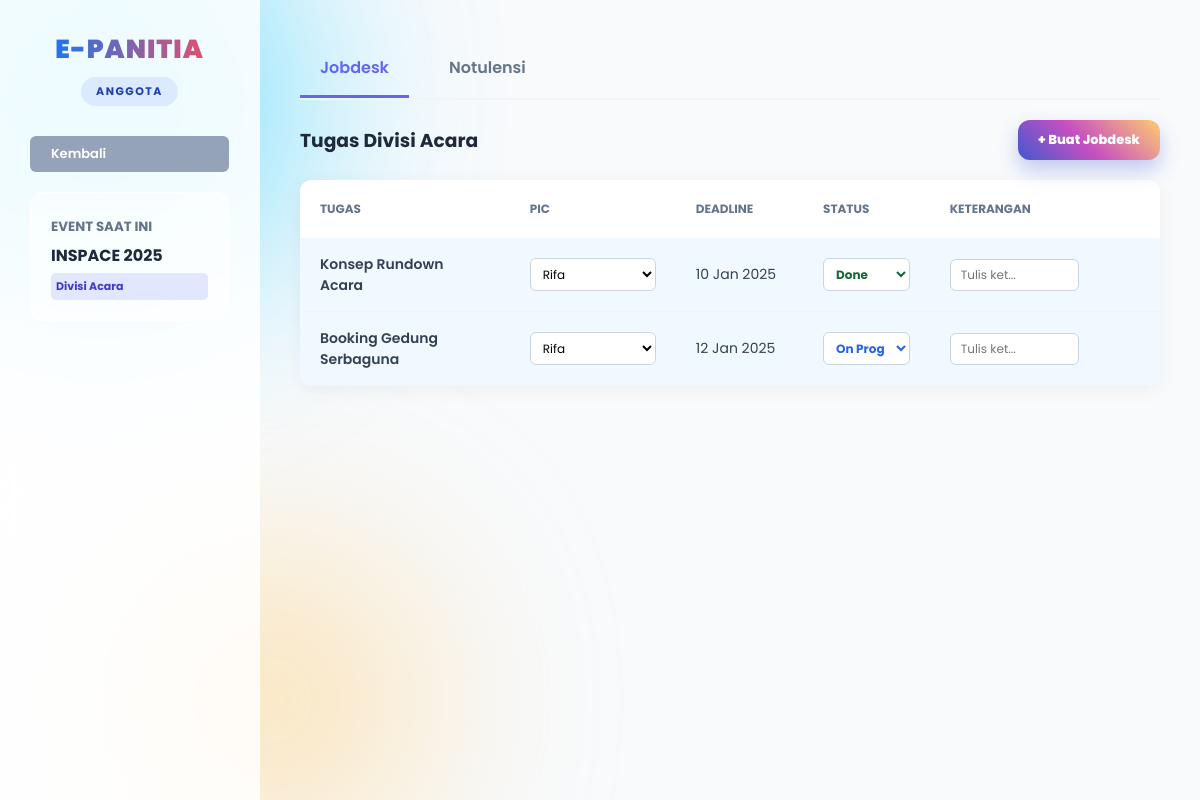
Page /dashboard/detail_event.php?id=1 (signed in) on the committed database.
### tables this page shows
CREATE TABLE IF NOT EXISTS `events` (
  `event_id` int NOT NULL AUTO_INCREMENT,
  `nama_event` varchar(200) NOT NULL,
  `deskripsi` text,
  `tanggal_mulai` date DEFAULT NULL,
  `tanggal_selesai` date DEFAULT NULL,
  `status` enum('upcoming','active','completed','cancelled','archived') DEFAULT 'upcoming',
  `created_at` timestamp NULL DEFAULT CURRENT_TIMESTAMP,
  `jumlah_divisi` int DEFAULT '0',
  PRIMARY KEY (`event_id`)
);

CREATE TABLE IF NOT EXISTS `divisi` (
  `divisi_id` int NOT NULL AUTO_INCREMENT,
  `event_id` int NOT NULL,
  `nama_divisi` varchar(100) NOT NULL,
  PRIMARY KEY (`divisi_id`),
  KEY `event_id` (`event_id`),
  CONSTRAINT `divisi_ibfk_1` FOREIGN KEY (`event_id`) REFERENCES `events` (`event_id`) ON DELETE CASCADE
);

CREATE TABLE IF NOT EXISTS `jobdesk` (
  `jobdesk_id` int NOT NULL AUTO_INCREMENT,
  `divisi_id` int NOT NULL,
  `user_id` int DEFAULT NULL,
  `nama_tugas` varchar(255) NOT NULL,
  `deskripsi` text,
  `deadline` date DEFAULT NULL,
  `status` enum('Pending','Process','Revision','Done') DEFAULT 'Pending',
  `created_at` timestamp NULL DEFAULT CURRENT_TIMESTAMP,
  PRIMARY KEY (`jobdesk_id`),
  KEY `divisi_id` (`divisi_id`),
  KEY `user_id` (`user_id`),
  CONSTRAINT `jobdesk_ibfk_1` FOREIGN KEY (`divisi_id`) REFERENCES `divisi` (`divisi_id`) ON DELETE CASCADE,
  CONSTRAINT `jobdesk_ibfk_2` FOREIGN KEY (`user_id`) REFERENCES `users` (`user_id`) ON DELETE SET NULL
);

CREATE TABLE IF NOT EXISTS `users` (
  `user_id` int NOT NULL AUTO_INCREMENT,
  `email` varchar(100) NOT NULL,
  `password` varchar(255) NOT NULL,
  `nama_lengkap` varchar(100) NOT NULL,
  `peran` enum('admin','ketua','anggota') NOT NULL DEFAULT 'anggota',
  `created_at` timestamp NULL DEFAULT CURRENT_TIMESTAMP,
  `perlu_ganti_pass` tinyint(1) DEFAULT '1',
  PRIMARY KEY (`user_id`),
  UNIQUE KEY `email` (`email`)
);

### dashboard/detail_event.php (the view, shortened to what this page needs)
<?php
require '../config/koneksi.php';
$id_user = $_SESSION['user_id'];
$id_event = isset($_GET['id']) ? $_GET['id'] : '';
$my_role_global = $_SESSION['role'];
$qCek = mysqli_query($conn, "
    SELECT e.*, d.divisi_id, d.nama_divisi, ad.jabatan
    FROM events e
    JOIN divisi d ON e.event_id = d.event_id
    LEFT JOIN anggota_divisi ad ON d.divisi_id = ad.divisi_id AND ad.user_id = '$id_user'
    WHERE e.event_id = '$id_event'
");
$info = null;
$my_divisi = null;
$my_jabatan = null;
$my_divisi_name = "";
while ($row = mysqli_fetch_assoc($qCek)) {
    if ($info === null) $info = $row;
    if ($row['jabatan'] != null) {
        $my_divisi = $row['divisi_id'];
        $my_jabatan = $row['jabatan'];
        $my_divisi_name = $row['nama_divisi'];
    }
}
$is_super_admin = ($my_role_global == 'admin');
$is_ketua_event = ($my_jabatan == 'Ketua');
$view_all_divisions = ($is_super_admin || $is_ketua_event);
?>
<!DOCTYPE html>
<html lang="id">
<head>
    <link rel="stylesheet" href="../assets/css/style.css?v=119">
</head>
<body>
    <div class="bg-blob blob-3"></div>
    <div class="dashboard-container">
        <aside class="sidebar">
            <div class="sidebar-header">
                <h2 class="brand-title">E-PANITIA</h2>
                <span class="role-badge"><?= $my_role_global == 'admin' ? 'SYSTEM ADMIN' : 'ANGGOTA' ?></span>
            </div>
            <a href="<?= $my_role_global == 'admin' ? 'admin.php' : 'anggota.php' ?>" class="btn-kelola" style="margin-bottom: 20px; background: #94a3b8;">
                <i class="ph-bold ph-arrow-left"></i> Kembali
            </a>
            <div style="padding: 20px; background: rgba(255,255,255,0.5); border-radius: 12px; border: 1px solid white;">
                <small style="text-transform: uppercase; font-weight: 700; color: #64748b;">Event Saat Ini</small>
                <h3 style="font-size: 16px; margin: 5px 0; color: #1e293b;"><?= htmlspecialchars($info['nama_event']) ?></h3>
                <?php if($is_super_admin): ?>
                    <div class="divisi-tag" style="background:#fcd34d; color:#92400e; font-weight:700; padding:5px; border-radius:5px; font-size:11px;">Mode Pantau (Admin)</div>
                <?php elseif($is_ketua_event): ?>
                    <div class="divisi-tag" style="background:#c084fc; color:#fff; font-weight:700; padding:5px; border-radius:5px; font-size:11px;">Ketua Pelaksana</div>
                <?php else: ?>
                    <div class="divisi-tag" style="background:#e0e7ff; color:#4338ca; font-weight:700; padding:5px; border-radius:5px; font-size:11px;">Divisi <?= htmlspecialchars($my_divisi_name) ?></div>
                <?php endif; ?>
            </div>
        </aside>
        <main class="main-content">
            <div class="tabs">
                <div class="tab-item active" onclick="bukaTab('jobdesk')"><i class="ph-bold ph-check-square"></i> Jobdesk</div>
                <div class="tab-item" onclick="bukaTab('notulensi')"><i class="ph-bold ph-book-open"></i> Notulensi</div>
            </div>
            <div id="jobdesk" class="tab-content active">
                <div style="display: flex; justify-content: space-between; align-items: center; margin-bottom: 20px;">
                    <h3>
                        <?php if($view_all_divisions): ?>
                            Master Jobdesk (Semua Divisi)
                        <?php else: ?>
                            Tugas Divisi <?= $my_divisi_name ?>
                        <?php endif; ?>
                    </h3>
                    <button onclick="document.getElementById('modalTambahJob').style.display='flex'" class="btn-login" style="width: auto; padding: 10px 20px; font-size: 13px;">
                        + Buat Jobdesk
                    </button>
                </div>
                <div class="table-container" style="background: white; border-radius: 12px; padding: 0; overflow: hidden; box-shadow: 0 4px 20px rgba(0,0,0,0.05);">
                    <table style="width: 100%;">
                        <thead style="background: white; border-bottom: 2px solid #f1f5f9;">
                            <tr>
                                <th width="25%" style="padding: 20px;">TUGAS</th>
                                <th width="20%">PIC</th>
                                <th width="15%">DEADLINE</th>
                                <th width="15%">STATUS</th>
                                <th width="20%">KETERANGAN</th>
                                <th width="5%"></th>
                            </tr>
                        </thead>
                        <tbody>
                            <?php
                            $qJobSql = "SELECT j.*, u.nama_lengkap, d.nama_divisi, req_div.nama_divisi AS nama_divisi_req
                                        FROM jobdesk j
                                        LEFT JOIN users u ON j.user_id = u.user_id
                                        JOIN divisi d ON j.divisi_id = d.divisi_id
                                        LEFT JOIN divisi req_div ON j.request_dari_divisi_id = req_div.divisi_id
                                        WHERE d.event_id='$id_event'";
                            if (!$view_all_divisions) {
                                $qJobSql .= " AND (j.divisi_id='$my_divisi' OR j.request_dari_divisi_id='$my_divisi')";
                            }
                            $qJobSql .= " ORDER BY j.deadline ASC";
                            $qJob = mysqli_query($conn, $qJobSql);
                            while($row = mysqli_fetch_assoc($qJob)):
                                $is_mine = ($row['user_id'] == $id_user);
                                $can_manage = ($view_all_divisions || ($row['divisi_id'] == $my_divisi || $row['request_dari_divisi_id'] == $my_divisi));
                                $can_update_status = ($can_manage || $is_mine);
                                $current_keterangan = isset($row['keterangan']) ? $row['keterangan'] : '';
                            ?>
                            <tr style="<?= $is_mine ? 'background:#f0f9ff;' : '' ?>">
                                <td style="padding: 15px 20px;">
                                    <span style="font-weight: 600; color: #334155;"><?= htmlspecialchars($row['nama_tugas']) ?></span>
                                </td>
                                <td>
                                    <?php if ($can_manage): ?>
                                        <form method="POST" style="margin:0;">
                                            <select name="pic_id" class="select-xs" onchange="this.form.submit()">
                                                <?php
                                                $target_div = $row['divisi_id'];
                                                $qMember = mysqli_query($conn, "SELECT u.user_id, u.nama_lengkap FROM anggota_divisi ad JOIN users u ON ad.user_id = u.user_id WHERE ad.divisi_id='$target_div'");
                                                while($m = mysqli_fetch_assoc($qMember)):
                                                ?>
                                                <option value="<?= $m['user_id'] ?>" <?= $row['user_id'] == $m['user_id'] ? 'selected' : '' ?>><?= $m['nama_lengkap'] ?></option>
                                                <?php endwhile; ?>
                                            </select>
                                        </form>
                                    <?php else: ?>
                                        <?= $row['nama_lengkap'] ?? '<span style="color:#ef4444; font-size:11px;">Belum ada PIC</span>' ?>
                                    <?php endif; ?>
                                </td>
                                <td><?= date('d M Y', strtotime($row['deadline'])) ?></td>
                                <td>
                                    <?php if ($can_update_status): ?>
                                        <form method="POST" style="margin:0;">
                                            <select name="status" class="select-xs status-<?= $row['status'] ?>" onchange="this.form.submit()">
                                                <option value="Process" <?= $row['status']=='Process'?'selected':'' ?>>On Progress</option>
                                                <option value="Done" <?= $row['status']=='Done'?'selected':'' ?>>Done</option>
                                            </select>
                                        </form>
                                    <?php else: ?>
                                        <span class="status-<?= $row['status'] ?>" style="font-size: 11px;"><?= $row['status'] ?></span>
                                    <?php endif; ?>
                                </td>
                                <td style="padding-right: 20px;">
                                    <?php if ($can_update_status): ?>
                                        <form method="POST" style="margin:0;">
                                            <input type="text" name="keterangan" class="input-xs" value="<?= htmlspecialchars($current_keterangan) ?>" placeholder="Tulis ket..." onchange="this.form.submit()">
                                        </form>
                                    <?php else: ?>
                                        <span style="font-size: 12px; color: #64748b; font-style: italic;"><?= htmlspecialchars($current_keterangan) ?: '-' ?></span>
                                    <?php endif; ?>
                                </td>
                                <td style="text-align: right; padding-right: 20px;">
                                </td>
                            </tr>
                            <?php endwhile; ?>
                        </tbody>
                    </table>
                </div>
            </div>
        </main>
    </div>
</body>
</html>

### assets/css/style.css (style rules this page uses)
:root { --bg-body: #f8fafc; --sidebar-bg: rgba(255, 255, 255, 0.85); --text-dark: #1e293b; --text-gray: #64748b; --gradient-text: linear-gradient(to right, #007bff, #ff4b5c); --btn-gradient: linear-gradient(45deg, #4158d0 0%, #c850c0 46%, #ffcc70 100%); --card-blue: linear-gradient(135deg, #00c6ff 0%, #0072ff 100%); --card-purple: linear-gradient(135deg, #c850c0 0%, #4158d0 100%); --card-pink: linear-gradient(135deg, #ff7eb3 0%, #d53369 100%); --card-orange: linear-gradient(135deg, #ffcc70 0%, #daae51 100%); }
* { margin: 0; padding: 0; box-sizing: border-box; font-family: 'Poppins', sans-serif; }
body { margin: 0; padding: 0; background: var(--bg-body); color: var(--text-dark); font-family: 'Poppins', sans-serif; }
.dashboard-container { display: flex; min-height: 100vh; position: relative; z-index: 50; }
.sidebar { width: 260px; background: var(--sidebar-bg); backdrop-filter: blur(20px); border-right: 1px solid rgba(255,255,255,0.6); padding: 30px; display: flex; flex-direction: column; position: fixed; height: 100vh; left: 0; top: 0; z-index: 100; }
.sidebar-header { margin-bottom: 30px; text-align: center; }
.brand-title { font-size: 26px; font-weight: 900; text-transform: uppercase; background: var(--gradient-text); -webkit-background-clip: text; -webkit-text-fill-color: transparent; margin-bottom: 8px; letter-spacing: 1px; }
.role-badge { display: inline-block; font-size: 11px; font-weight: 700; text-transform: uppercase; background: #e2e8f0; color: #64748b; padding: 6px 15px; border-radius: 20px; letter-spacing: 1.5px; }
.main-content { margin-left: 260px; padding: 40px; width: calc(100% - 260px); }
table { width: 100%; border-collapse: separate; border-spacing: 0; }
th { text-align: left !important; padding: 15px 20px; color: #64748b; font-size: 12px; font-weight: 700; text-transform: uppercase; }
td { text-align: left !important; vertical-align: middle !important; padding: 20px; border-bottom: 1px solid #f1f5f9; color: #334155; font-size: 14px; }
.btn-kelola { background: #6366f1; color: white; padding: 8px 16px; border-radius: 6px; font-size: 13px; font-weight: 600; text-decoration: none; display: inline-flex; align-items: center; gap: 5px; z-index: 100; position: relative; cursor: pointer; }
.tab-content { display: none; }
.tab-content.active { display: block; }
.bg-blob { position: fixed; border-radius: 50%; filter: blur(100px); z-index: -9999; opacity: 0.5; pointer-events: none; }
.blob-3 { width: 300px; height: 300px; background: #ffcc70; bottom: -50px; left: 10%; }
.btn-login { width: 100%; padding: 16px; border: none; border-radius: 12px; background-image: var(--btn-gradient); color: white; font-size: 16px; font-weight: 800; cursor: pointer; transition: 0.3s; box-shadow: 0 10px 20px rgba(65, 88, 208, 0.3); }

### dashboard/detail_event.php (style rules this page uses)
.role-badge { background: #dbeafe; color: #1e40af; }
.bg-blob { pointer-events: none !important; z-index: 0 !important; }
.dashboard-container { position: relative; z-index: 10 !important; }
.tabs { display: flex; gap: 20px; border-bottom: 2px solid #f1f5f9; margin-bottom: 20px; }
.tab-item { padding: 15px 20px; font-weight: 600; color: #64748b; cursor: pointer; border-bottom: 3px solid transparent; transition: 0.3s; }
.tab-item.active { color: #6366f1; border-bottom-color: #6366f1; }
.tab-content { display: none; animation: fadeIn 0.3s; }
.tab-content.active { display: block; }
.select-xs { padding: 6px 8px; border-radius: 6px; border: 1px solid #cbd5e1; font-size: 12px; background: white; max-width: 100%; width: 100%; cursor: pointer; }
.input-xs { padding: 6px 10px; border-radius: 6px; border: 1px solid #cbd5e1; font-size: 12px; width: 100%; transition: 0.2s; }
.status-Process { color: #2563eb; font-weight: 700; }
.status-Done { color: #166534; font-weight: 700; }

### rows in the picture
events: nama_event "INSPACE 2025"
divisi: nama_divisi "Acara"
jobdesk: nama_tugas "Konsep Rundown Acara", pic_id "Rifa", deadline "10 Jan 2025", status "Done"
jobdesk: nama_tugas "Booking Gedung Serbaguna", pic_id "Rifa", deadline "12 Jan 2025", status "On Progress"
